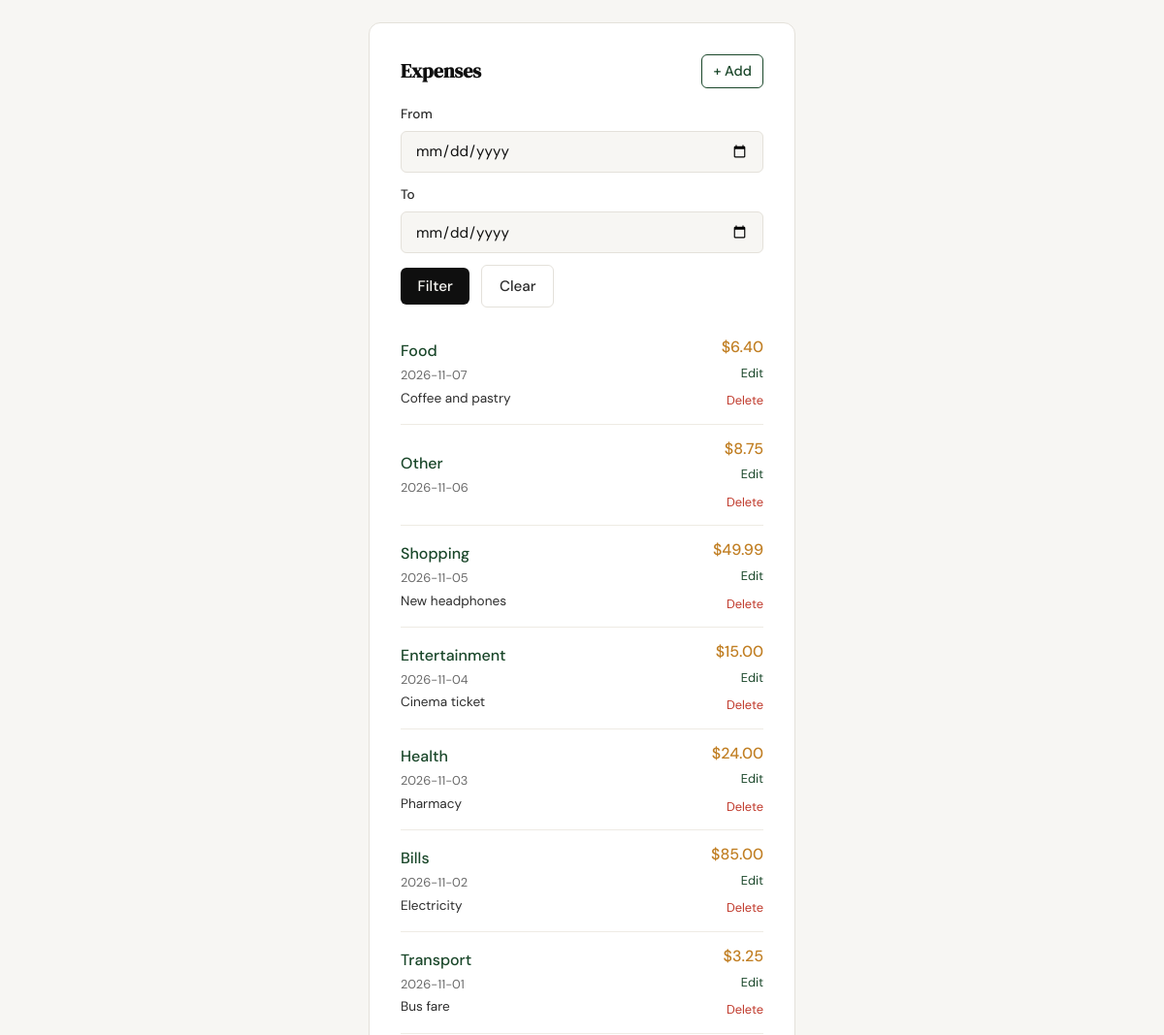
Page /profile (signed in, middle part) on the earlier database version.
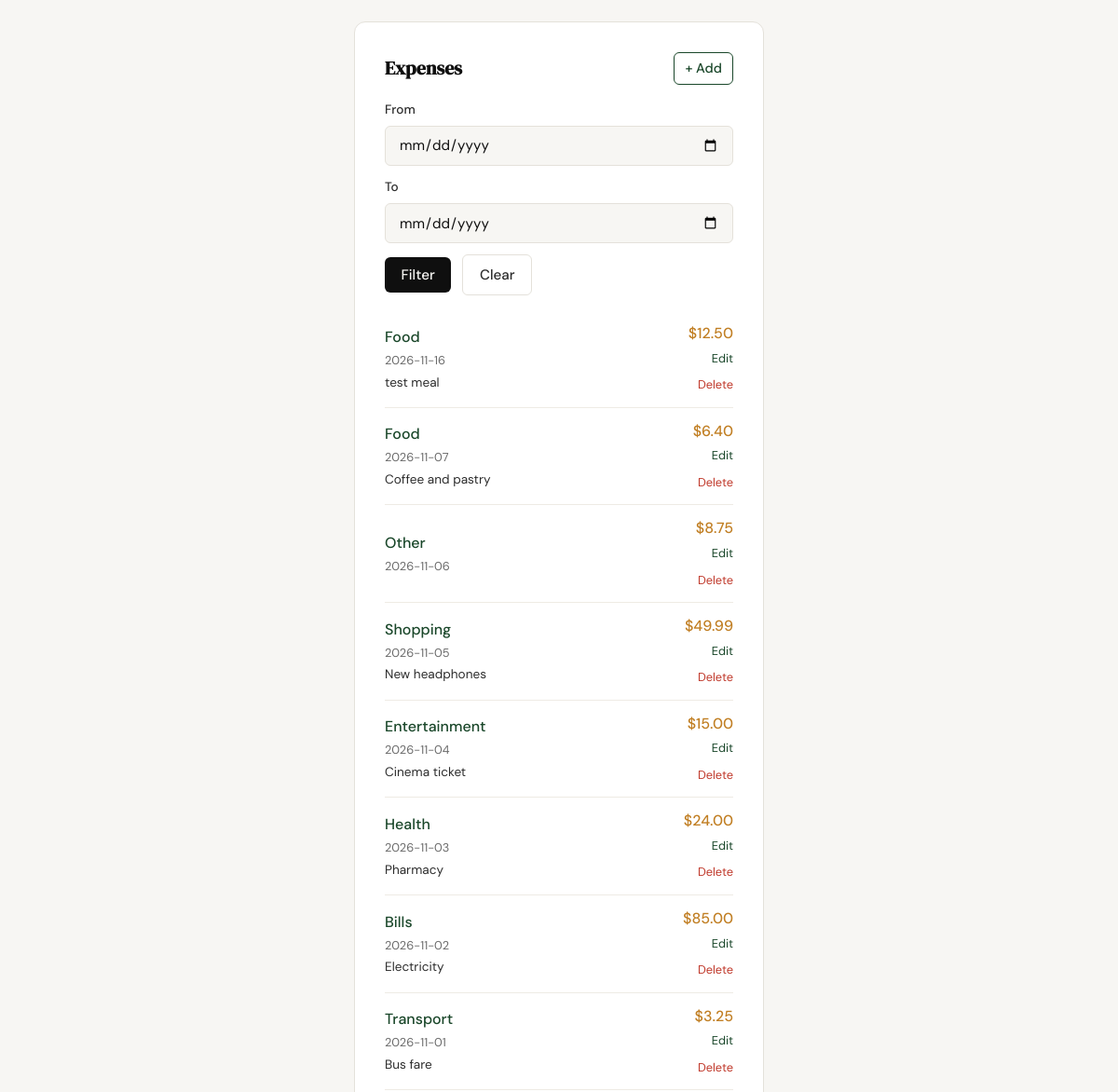
Same page on the later database version.
### tables this page shows
CREATE TABLE expenses (
                id          INTEGER PRIMARY KEY AUTOINCREMENT,
                user_id     INTEGER NOT NULL REFERENCES users(id),
                amount      REAL NOT NULL,
                category    TEXT NOT NULL,
                date        TEXT NOT NULL,
                description TEXT,
                created_at  TEXT DEFAULT (datetime('now'))
            );

### app.py (the view, shortened to what this page needs)
@app.route("/profile", methods=["GET", "POST"])
def profile():
    if "user_id" not in session:
        return redirect(url_for("login"))
    conn = get_db()
    user = conn.execute(
        "SELECT id, name, email, created_at FROM users WHERE id = ?",
        (session["user_id"],),
    ).fetchone()
    if user is None:
        conn.close()
        session.clear()
        return redirect(url_for("login"))
    filter_start = request.args.get("start", "").strip()
    filter_end = request.args.get("end", "").strip()
    def _valid_date(value):
        try:
            datetime.strptime(value, "%Y-%m-%d")
            return True
        except (ValueError, TypeError):
            return False
    if filter_start and not _valid_date(filter_start):
        filter_start = ""
    if filter_end and not _valid_date(filter_end):
        filter_end = ""
    query = (
        "SELECT id, amount, category, date, description"
        " FROM expenses WHERE user_id = ?"
    )
    params = [session["user_id"]]
    if filter_start:
        query += " AND date >= ?"
        params.append(filter_start)
    if filter_end:
        query += " AND date <= ?"
        params.append(filter_end)
    query += " ORDER BY date DESC"
    expenses = conn.execute(query, params).fetchall()
    conn.close()
    return render_template(
        "profile.html",
        user=user,
        expenses=expenses,
        filter_start=filter_start,
        filter_end=filter_end,
    )

### database/db.py (called while the page is built)
def get_db():
    conn = sqlite3.connect(DB_PATH)
    conn.row_factory = sqlite3.Row
    conn.execute("PRAGMA foreign_keys = ON")
    return conn

### templates/profile.html (shortened to what this page needs)
{% extends "base.html" %}
{% block content %}
<section class="auth-section">
    <div class="auth-container">
        <div class="auth-card">
            <div class="auth-card-heading">
                <h2 class="form-heading">Expenses</h2>
                <a href="{{ url_for('add_expense') }}" class="expense-add">+ Add</a>
            </div>
            <form method="GET" action="{{ url_for('profile') }}" class="expense-filter">
                <div class="form-group">
                    <label for="start">From</label>
                    <input type="date" id="start" name="start"
                           class="form-input" value="{{ filter_start }}">
                </div>
                <div class="form-group">
                    <label for="end">To</label>
                    <input type="date" id="end" name="end"
                           class="form-input" value="{{ filter_end }}">
                </div>
                <div class="filter-actions">
                    <button type="submit" class="btn-submit">Filter</button>
                    <a href="{{ url_for('profile') }}" class="btn-submit btn-submit-secondary">Clear</a>
                </div>
            </form>
            {% if expenses %}
            <ul class="expense-list">
                {% for e in expenses %}
                <li class="expense-row">
                    <div class="expense-main">
                        <span class="expense-category">{{ e["category"] }}</span>
                        <span class="expense-date">{{ e["date"] }}</span>
                        {% if e["description"] %}
                        <span class="expense-desc">{{ e["description"] }}</span>
                        {% endif %}
                    </div>
                    <div class="expense-actions">
                        <span class="expense-amount">${{ "%.2f"|format(e["amount"]) }}</span>
                        <a href="{{ url_for('edit_expense', id=e['id']) }}" class="expense-edit">Edit</a>
                        <form method="POST"
                              action="{{ url_for('delete_expense', id=e['id']) }}"
                              class="expense-delete-form"
                              onsubmit="return confirm('Delete this expense?');">
                            <button type="submit" class="expense-delete">Delete</button>
                        </form>
                    </div>
                </li>
                {% endfor %}
            </ul>
            {% else %}
            <p class="expense-empty">No expenses in this date range.</p>
            {% endif %}
        </div>
    </div>
</section>
{% endblock %}

Differences in the rows shown:
added expenses: category "Food", date "2026-11-16", description "test meal", amount "12.50"
